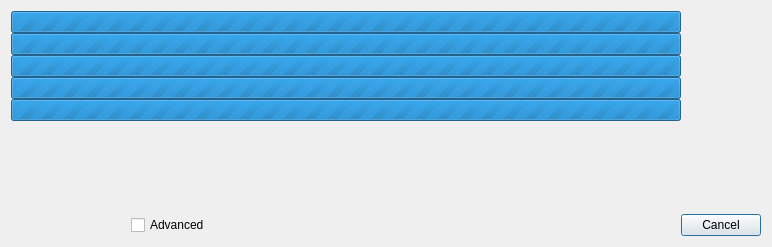
<?xml version="1.0" encoding="UTF-8"?>
<ui version="4.0">
 <class>XDialogProcess</class>
 <widget class="QDialog" name="XDialogProcess">
  <property name="windowModality">
   <enum>Qt::ApplicationModal</enum>
  </property>
  <property name="geometry">
   <rect>
    <x>0</x>
    <y>0</y>
    <width>772</width>
    <height>247</height>
   </rect>
  </property>
  <property name="windowTitle">
   <string>Process</string>
  </property>
  <property name="modal">
   <bool>true</bool>
  </property>
  <layout class="QVBoxLayout" name="verticalLayout">
   <property name="spacing">
    <number>0</number>
   </property>
   <item>
    <layout class="QHBoxLayout" name="horizontalLayout_2">
     <item>
      <widget class="QProgressBar" name="progressBar0">
       <property name="maximum">
        <number>0</number>
       </property>
       <property name="value">
        <number>0</number>
       </property>
       <property name="alignment">
        <set>Qt::AlignCenter</set>
       </property>
       <property name="format">
        <string notr="true">%v/%m</string>
       </property>
      </widget>
     </item>
     <item>
      <widget class="QLabel" name="labelSpeed0">
       <property name="minimumSize">
        <size>
         <width>80</width>
         <height>0</height>
        </size>
       </property>
       <property name="text">
        <string/>
       </property>
       <property name="alignment">
        <set>Qt::AlignCenter</set>
       </property>
      </widget>
     </item>
    </layout>
   </item>
   <item>
    <layout class="QHBoxLayout" name="horizontalLayout_3">
     <item>
      <widget class="QProgressBar" name="progressBar1">
       <property name="maximum">
        <number>0</number>
       </property>
       <property name="value">
        <number>0</number>
       </property>
       <property name="alignment">
        <set>Qt::AlignCenter</set>
       </property>
       <property name="format">
        <string notr="true">%v/%m</string>
       </property>
      </widget>
     </item>
     <item>
      <widget class="QLabel" name="labelSpeed1">
       <property name="minimumSize">
        <size>
         <width>80</width>
         <height>0</height>
        </size>
       </property>
       <property name="text">
        <string/>
       </property>
       <property name="alignment">
        <set>Qt::AlignCenter</set>
       </property>
      </widget>
     </item>
    </layout>
   </item>
   <item>
    <layout class="QHBoxLayout" name="horizontalLayout_4">
     <item>
      <widget class="QProgressBar" name="progressBar2">
       <property name="maximum">
        <number>0</number>
       </property>
       <property name="value">
        <number>0</number>
       </property>
       <property name="alignment">
        <set>Qt::AlignCenter</set>
       </property>
       <property name="format">
        <string notr="true">%v/%m</string>
       </property>
      </widget>
     </item>
     <item>
      <widget class="QLabel" name="labelSpeed2">
       <property name="minimumSize">
        <size>
         <width>80</width>
         <height>0</height>
        </size>
       </property>
       <property name="text">
        <string/>
       </property>
       <property name="alignment">
        <set>Qt::AlignCenter</set>
       </property>
      </widget>
     </item>
    </layout>
   </item>
   <item>
    <layout class="QHBoxLayout" name="horizontalLayout_5">
     <item>
      <widget class="QProgressBar" name="progressBar3">
       <property name="maximum">
        <number>0</number>
       </property>
       <property name="value">
        <number>0</number>
       </property>
       <property name="alignment">
        <set>Qt::AlignCenter</set>
       </property>
       <property name="format">
        <string notr="true">%v/%m</string>
       </property>
      </widget>
     </item>
     <item>
      <widget class="QLabel" name="labelSpeed3">
       <property name="minimumSize">
        <size>
         <width>80</width>
         <height>0</height>
        </size>
       </property>
       <property name="text">
        <string/>
       </property>
       <property name="alignment">
        <set>Qt::AlignCenter</set>
       </property>
      </widget>
     </item>
    </layout>
   </item>
   <item>
    <layout class="QHBoxLayout" name="horizontalLayout_6">
     <item>
      <widget class="QProgressBar" name="progressBar4">
       <property name="maximum">
        <number>0</number>
       </property>
       <property name="value">
        <number>0</number>
       </property>
       <property name="alignment">
        <set>Qt::AlignCenter</set>
       </property>
       <property name="format">
        <string notr="true">%v/%m</string>
       </property>
      </widget>
     </item>
     <item>
      <widget class="QLabel" name="labelSpeed4">
       <property name="minimumSize">
        <size>
         <width>80</width>
         <height>0</height>
        </size>
       </property>
       <property name="text">
        <string/>
       </property>
       <property name="alignment">
        <set>Qt::AlignCenter</set>
       </property>
      </widget>
     </item>
    </layout>
   </item>
   <item>
    <spacer name="verticalSpacer">
     <property name="orientation">
      <enum>Qt::Vertical</enum>
     </property>
     <property name="sizeHint" stdset="0">
      <size>
       <width>20</width>
       <height>70</height>
      </size>
     </property>
    </spacer>
   </item>
   <item>
    <layout class="QHBoxLayout" name="horizontalLayout">
     <item>
      <widget class="QLabel" name="labelTime">
       <property name="minimumSize">
        <size>
         <width>120</width>
         <height>0</height>
        </size>
       </property>
       <property name="maximumSize">
        <size>
         <width>120</width>
         <height>16777215</height>
        </size>
       </property>
       <property name="frameShape">
        <enum>QFrame::NoFrame</enum>
       </property>
       <property name="text">
        <string/>
       </property>
       <property name="alignment">
        <set>Qt::AlignLeading|Qt::AlignLeft|Qt::AlignVCenter</set>
       </property>
      </widget>
     </item>
     <item>
      <widget class="QCheckBox" name="checkBoxAdvanced">
       <property name="text">
        <string>Advanced</string>
       </property>
      </widget>
     </item>
     <item>
      <spacer name="horizontalSpacer">
       <property name="orientation">
        <enum>Qt::Horizontal</enum>
       </property>
       <property name="sizeHint" stdset="0">
        <size>
         <width>40</width>
         <height>20</height>
        </size>
       </property>
      </spacer>
     </item>
     <item>
      <widget class="QLabel" name="labelRemain">
       <property name="minimumSize">
        <size>
         <width>120</width>
         <height>0</height>
        </size>
       </property>
       <property name="maximumSize">
        <size>
         <width>120</width>
         <height>16777215</height>
        </size>
       </property>
       <property name="frameShape">
        <enum>QFrame::NoFrame</enum>
       </property>
       <property name="text">
        <string/>
       </property>
       <property name="alignment">
        <set>Qt::AlignLeading|Qt::AlignLeft|Qt::AlignVCenter</set>
       </property>
      </widget>
     </item>
     <item>
      <widget class="QPushButton" name="pushButtonCancel">
       <property name="text">
        <string>Cancel</string>
       </property>
      </widget>
     </item>
    </layout>
   </item>
  </layout>
 </widget>
 <resources/>
 <connections/>
</ui>
